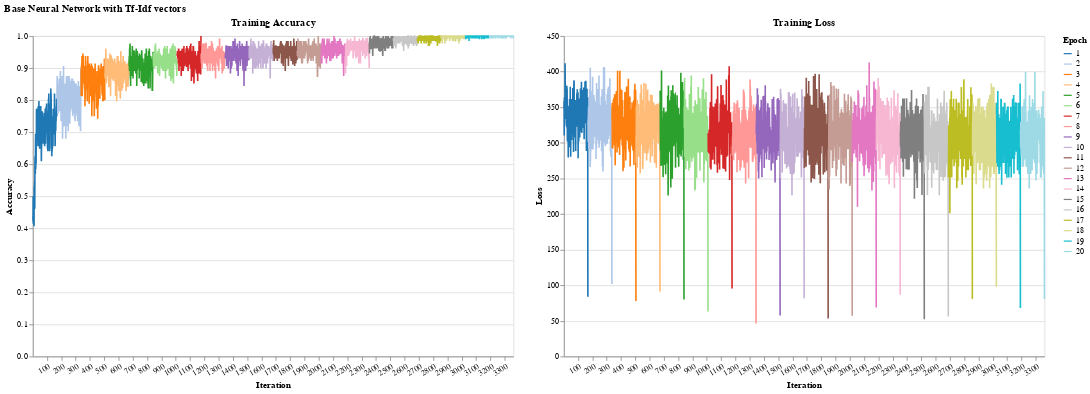

Here is the notebook cell this chart was saved with:
### Code cell
# Plot training accuracy and loss side-by-side
plot_results(model_nn, train_config, train_dataloader)

### Figure 1 — Vega-Lite specification as saved in the notebook (floating-point values rounded to 4 significant figures; data arrays with more than 128 entries replaced by an {"elided": "..."} marker saying what was removed)
{"config": {"view": {"continuousWidth": 300, "continuousHeight": 300}}, "hconcat": [{"mark": {"type": "line"}, "encoding": {"color": {"field": "epoch", "scale": {"scheme": "category20"}, "title": "Epoch", "type": "nominal"}, "x": {"axis": {"labelAngle": -30, "title": "Iteration", "values": [0, 100, 200, 300, 400, 500, 600, 700, 800, 900, 1000, 1100, 1200, 1300, 1400, 1500, 1600, 1700, 1800, 1900, 2000, 2100, 2200, 2300, 2400, 2500, 2600, 2700, 2800, 2900, 3000, 3100, 3200, 3300]}, "field": "iteration", "type": "nominal"}, "y": {"axis": {"title": "Accuracy"}, "field": "training_acc", "type": "quantitative"}}, "height": 400, "title": "Training Accuracy", "width": 600}, {"mark": {"type": "line"}, "encoding": {"color": {"field": "epoch", "scale": {"scheme": "category20"}, "title": "Epoch", "type": "nominal"}, "x": {"axis": {"labelAngle": -30, "title": "Iteration", "values": [0, 100, 200, 300, 400, 500, 600, 700, 800, 900, 1000, 1100, 1200, 1300, 1400, 1500, 1600, 1700, 1800, 1900, 2000, 2100, 2200, 2300, 2400, 2500, 2600, 2700, 2800, 2900, 3000, 3100, 3200, 3300]}, "field": "iteration", "type": "nominal"}, "y": {"axis": {"title": "Loss"}, "field": "training_loss", "type": "quantitative"}}, "height": 400, "title": "Training Loss", "width": 600}], "data": {"name": "data-747d18faa28aeb2c79f269bbc34c524f"}, "title": "Base Neural Network with Tf-Idf vectors", "$schema": "https://vega.github.io/schema/vega-lite/v5.17.0.json", "datasets": {"data-747d18faa28aeb2c79f269bbc34c524f": {"elided": "3360 records"}}}
